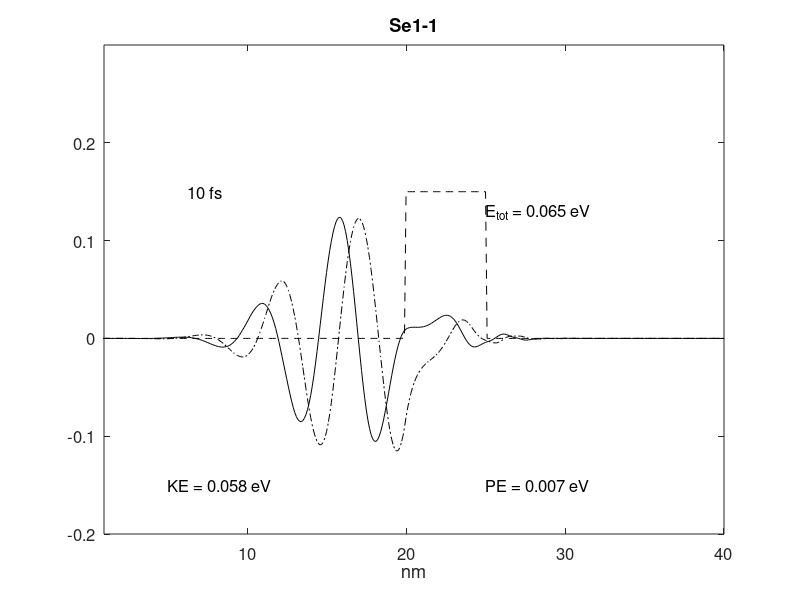

MATLAB code for this plot:
% 1d FDTD simulation of psi

clear all; close all

% Number of points in the problem space.
NN = 400;

% Planck constant
hbar = 1.054e-34;

% Free space mass of an electron
m0 = 9.1e-31;

% Effective mass: Si is 1.08, Ge is 0.067, GaAs is 0.55
meff = 1.0;

% Mass of an electron
melec = meff*m0;

% Charge of an electron
ecoul = 1.6e-19;

% Dielectric of free space
epsz = 8.85e-9;

% Energy conversion factors
eV2J = 1.6e-19;
J2eV = 1/eV2J;

% The cell size
del_x = 0.1e-9;

% Time steps
dt = 2e-17;

% ra must be < 0.15
ra = (0.5*hbar/melec)*(dt/del_x^2);

% Cell size in nm.
DX = del_x*1e9;

% Length in nm for plotting
XX = (DX:DX:DX *NN);

% Specify the potential
V=zeros(1,NN);

% Barrier
for n=NN/2:NN/2+50
    V(n) = .15*eV2J;
end

% Semiconductor conduction band
%for n=1:NN/2
%    %V(n) = .1*eV2J;
%end

%for n=NN/2+1:NN
%    %V(n) = .2*eV2J;
%end

% Electric ﬁeld
%for n=1:NN
%    V(n) = -(0.2/400)*(n-400)*eV2J;
%end

% Initialize a sine wave in a gaussian envelope

% Pulse wavelength
lambda = 50;
%lambda = 25;

sigma = 50; % Pulse width

nc = 150; % Starting position

prl = zeros(1,NN); % The real part of the state variable
pim = zeros(1,NN); % The imaginary part of the state variable
ptot = 0.0;
for n=2:NN-1
    prl(n) = exp(-1.*((n-nc)/sigma)^2)*cos(2*pi*(n-nc)/lambda) ;
    pim(n) = exp(-1.*((n-nc)/sigma)^2)*sin(2*pi*(n-nc)/lambda) ;
    ptot = ptot + prl(n)^2 + pim(n)^2;
end
pnorm = sqrt(ptot); % Normalization constant

% Normalize and check
ptot = 0.;
for n=1:NN
    prl(n) = prl(n)/pnorm;
    pim(n) = pim(n)/pnorm;
    ptot = ptot + prl(n)^2 + pim(n)^2;
end

fprintf('ptot = %f\n', ptot) % This should have the value 1

T = 0;
n_step = 500;
%n_step = input('How many time steps -->');

% -----------This is the core FDTD program ------------
for m=1:n_step
    T = T + 1;
    for n=2:NN-1
        prl(n) = prl(n) - ra*(pim(n-1) -2*pim(n) + pim(n+1)) + (dt/hbar)*V(n)*pim(n);
    end
    for n=2:NN-1
        pim(n) = pim(n) + ra*(prl(n-1) -2*prl(n) + prl(n+1)) - (dt/hbar)*V(n)*prl(n);
    end
end

% ------------------------------------------------
% Calculate the expected values
PE = 0.0;
for n=1:NN
    % Write as a complex function
    psi(n) = prl(n) + i*pim(n);
    PE = PE + psi(n)*psi(n)'*V(n);
end
    
% This checks normalization
fprintf('Check norm: %f\n', psi*psi')
    
PE = PE*J2eV; % Potential energy

ke = 0.0 + j*0.;
for n=2:NN-1
    lap_p = psi(n+1) - 2*psi(n) + psi(n-1);
    ke = ke + lap_p*psi(n)';
end
% Kinetic energy
KE = -J2eV*((hbar/del_x)^2/(2*melec))*real(ke);

%subplot(2,1,1)
plot(XX,prl,'k')
hold on
plot(XX,pim,'-.k')
plot(XX,J2eV*V,'--k')
hold off
axis( [ 1 DX*NN -0.2 0.3 ])
TT = text(5, 0.15, sprintf('%7.0f fs',T*dt*1e15));
set(TT,'fontsize',12)
TT = text(5, -0.15, sprintf('KE = %5.3f eV',KE));
set(TT,'fontsize',12)
TT = text(25, -0.15, sprintf('PE = %5.3f eV',PE));
set(TT,'fontsize',12)
TT = text(25, 0.13, sprintf('E_t_o_t = %5.3f eV',KE+PE));
set(TT,'fontsize', 12)
xlabel('nm')
set(gca,'fontsize',12)
title('Se1-1')
